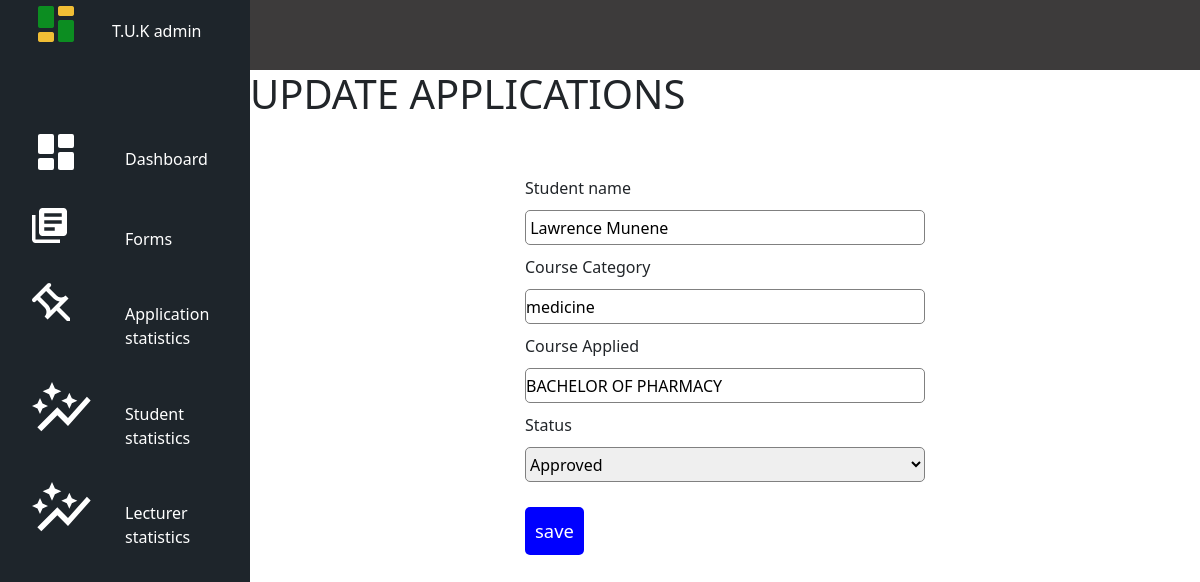
The page /admin/update-applic.php?id=1 on the database its author committed.
### tables this page shows
CREATE TABLE `student_applications` (
  `id` int(10) NOT NULL,
  `first_name` varchar(255) NOT NULL,
  `last_name` varchar(255) NOT NULL,
  `date` date NOT NULL,
  `phone_no` varchar(255) NOT NULL,
  `email` varchar(255) NOT NULL,
  `city` varchar(255) NOT NULL,
  `county` varchar(255) NOT NULL,
  `p_box` varchar(255) NOT NULL,
  `location` varchar(255) NOT NULL,
  `gender` varchar(10) NOT NULL,
  `course_category` varchar(255) NOT NULL,
  `course_id` int(10) NOT NULL,
  `status` varchar(255) NOT NULL,
  `created_at` timestamp NOT NULL DEFAULT current_timestamp()
);

CREATE TABLE `courses` (
  `id` bigint(20) UNSIGNED NOT NULL,
  `department_id` bigint(20) UNSIGNED NOT NULL,
  `semester_id` int(10) UNSIGNED NOT NULL,
  `course_code` varchar(191) NOT NULL,
  `course_name` varchar(191) NOT NULL,
  `credit` int(11) NOT NULL,
  `description` text NOT NULL,
  `course_duration` varchar(191) NOT NULL,
  `course_fee` varchar(191) NOT NULL,
  `created_at` timestamp NULL DEFAULT current_timestamp(),
  `updated_at` timestamp NULL DEFAULT current_timestamp()
);

### admin/update-applic.php (the view, shortened to what this page needs)
<?php
include_once("../db-connect.php");
if (isset($_GET['id'])){
    $id = $_GET['id'];
    $sql = "SELECT student_applications.id,student_applications.first_name,student_applications.last_name,student_applications.course_category,student_applications.status,courses.course_name FROM student_applications INNER JOIN courses on student_applications.course_id =courses.id WHERE student_applications.id =$id";
    $result = mysqli_query($conn,$sql);
    $count = mysqli_num_rows($result);
    if($count == 1){
        $row = mysqli_fetch_assoc($result);
         $firstname = $row['first_name'];
         $lastname = $row['last_name'];
         $coursecategory = $row['course_category'];
         $coursename = $row['course_name'];
         $status = $row['status'];
    } else {
        header("Location:".SITEURL."admin/application-stats.php");
    }
} else {
    header("Location:".SITEURL."admin/application-stats.php");
}
?>
<!DOCTYPE html>
<html lang="en">
<head>
    <link rel="stylesheet" href="../css/style.css">
    <link rel="stylesheet" href="https://cdn.jsdelivr.net/npm/bootstrap@5.2.3/dist/css/bootstrap.min.css">
</head>
<body>
    <div class="header"></div>
    <div class="side-bar">
        <div class="side-bar-header">
            <div>
                <img src="../assets/icons/icons8-dashboard-layout-48.png" alt="">
            </div>
            <a href="./index.php"><div class="text">T.U.K admin</div></a>
        </div>
        <div class="side-bar-contents">
            <div>
                <img src="../assets/icons/dashboard-solid-48.png" alt="">
            </div>
            <div class="text">Dashboard</div>
            <div>
                <img src="../assets/icons/form.svg" alt="">
            </div>
            <div class="text">Forms</div>
            <div>
                <img src="../assets/icons/pin.svg" alt="">
            </div>
            <div class="text">Application statistics</div>
            <div>
                <img src="../assets/icons/stats.svg" alt="">
            </div>
            <div class="text">Student statistics</div>
            <div>
                <img src="../assets/icons/stats.svg" alt="">
            </div>
            <div class="text">Lecturer statistics</div>
        </div>
    </div>
    <div class="grid--department main-content-depart">
        <h1 class="head">Update applications</h1>
    <form method="post" action="#">
        <label for="student-name">Student name</label><br>
       <input type="text" name="student-name" id="student-name"  placeholder="Type Student name" value="<?php echo $firstname.' '.$lastname;?>" readonly><br>
        <label for="course-category">Course Category</label><br>
        <input type="text" name="course-category" id="course-category" placeholder="course category" value="<?php echo $coursecategory;?>" readonly><br>
        <label for="course name">Course Applied</label><br>
        <input type="text"  name="course-name" id="course-name" placeholder="Type Student contact" value="<?php echo $coursename;?>" readonly><br>
        <label for="status">Status</label><br>
     <select name="status">
        <option <?php if($status=="approved"){echo "selected";}?> value="approved">Approved</option>
     </select><br>
        <button name='submit' type='submit'>save</button>
    </form>
    </div>
</body>
</html>

### css/style.css (style rules this page uses)
* { margin: 0; padding: 0; box-sizing: border-box; }
body { display: grid; grid-template-columns: 250px 3fr; grid-template-rows: 70px repeat(4, 1fr); min-height: 100vh; }
.side-bar { grid-column: 1/2; grid-row: 1/6; background-color: #1E252B; min-height: 100vh; }
.side-bar a { text-decoration: none; }
.side-bar-contents { display: grid; grid-template-columns: repeat(2, 1fr); padding-top: 5rem; padding-inline: 2rem; row-gap: 2rem; }
.side-bar-header { display: flex; gap: 2rem; margin-left: 2rem; }
.header { grid-column: 2/3; grid-row: 1/2; background-color: #3d3b3b; }
.grid--department { display: flex; justify-content: center; align-items: center; flex-direction: column; padding-bottom: 2rem; }
.text { color: #fff; margin-top: 1.2rem; }
.head { align-self: start; text-transform: uppercase; }
form { margin-top: 50px; }
form>input { margin-block: 10px; width: 400px; height: 35px; border-radius: 5px; border: 1px solid grey; }
form>button { padding: 10px; font-size: 1.15rem; background: blue; color: white; border: none; border-radius: 5px; cursor: pointer; margin-top: 15px; }
form>select { margin-block: 10px; width: 400px; height: 35px; border-radius: 5px; border: 1px solid grey; }

### rows shown on the page
student_applications: student-name "Lawrence Munene", course-category "medicine", course-name "BACHELOR OF PHARMACY", status "Approved"
